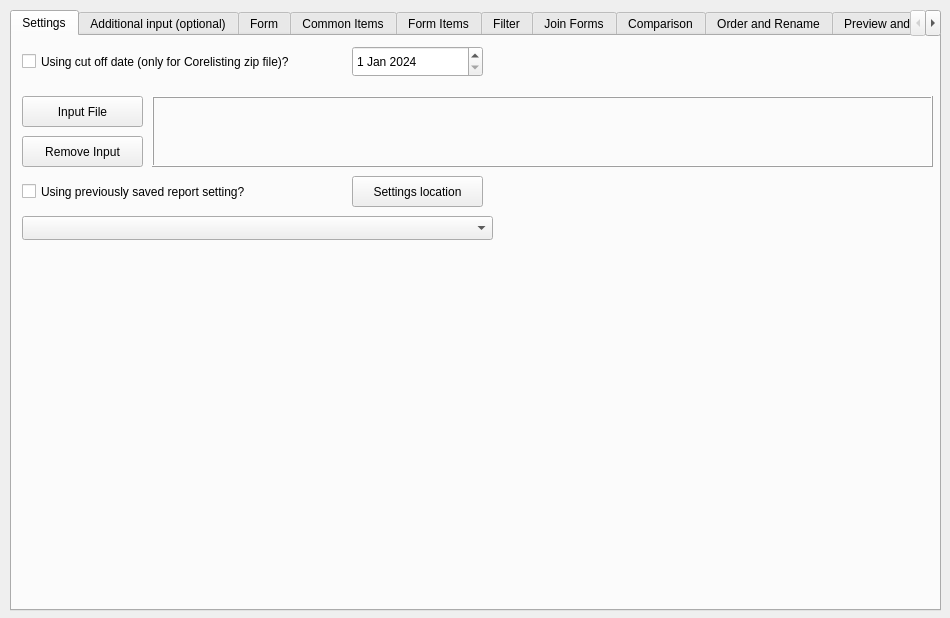
<?xml version="1.0" encoding="UTF-8"?>
<ui version="4.0">
 <class>Widget</class>
 <widget class="QWidget" name="Widget">
  <property name="geometry">
   <rect>
    <x>0</x>
    <y>0</y>
    <width>950</width>
    <height>618</height>
   </rect>
  </property>
  <property name="sizePolicy">
   <sizepolicy hsizetype="Preferred" vsizetype="Preferred">
    <horstretch>0</horstretch>
    <verstretch>0</verstretch>
   </sizepolicy>
  </property>
  <property name="windowTitle">
   <string>Widget</string>
  </property>
  <widget class="QTabWidget" name="tabWidget">
   <property name="geometry">
    <rect>
     <x>10</x>
     <y>10</y>
     <width>931</width>
     <height>601</height>
    </rect>
   </property>
   <property name="sizePolicy">
    <sizepolicy hsizetype="MinimumExpanding" vsizetype="MinimumExpanding">
     <horstretch>0</horstretch>
     <verstretch>0</verstretch>
    </sizepolicy>
   </property>
   <property name="tabPosition">
    <enum>QTabWidget::TabPosition::North</enum>
   </property>
   <property name="tabShape">
    <enum>QTabWidget::TabShape::Rounded</enum>
   </property>
   <property name="currentIndex">
    <number>0</number>
   </property>
   <widget class="QWidget" name="tab_input">
    <attribute name="title">
     <string>Settings</string>
    </attribute>
    <widget class="QPushButton" name="pushButton_input_file">
     <property name="geometry">
      <rect>
       <x>10</x>
       <y>60</y>
       <width>121</width>
       <height>31</height>
      </rect>
     </property>
     <property name="text">
      <string>Input File</string>
     </property>
     <property name="icon">
      <iconset theme="QIcon::ThemeIcon::EditFind"/>
     </property>
    </widget>
    <widget class="QComboBox" name="comboBox_saved_setting">
     <property name="geometry">
      <rect>
       <x>10</x>
       <y>180</y>
       <width>471</width>
       <height>24</height>
      </rect>
     </property>
    </widget>
    <widget class="QCheckBox" name="checkBox_saved_setting">
     <property name="geometry">
      <rect>
       <x>10</x>
       <y>140</y>
       <width>271</width>
       <height>31</height>
      </rect>
     </property>
     <property name="text">
      <string>Using previously saved report setting?</string>
     </property>
    </widget>
    <widget class="QLabel" name="label_setting">
     <property name="geometry">
      <rect>
       <x>10</x>
       <y>230</y>
       <width>471</width>
       <height>111</height>
      </rect>
     </property>
     <property name="wordWrap">
      <bool>true</bool>
     </property>
    </widget>
    <widget class="QFrame" name="frame_2">
     <property name="geometry">
      <rect>
       <x>140</x>
       <y>60</y>
       <width>781</width>
       <height>71</height>
      </rect>
     </property>
     <property name="frameShape">
      <enum>QFrame::Shape::Box</enum>
     </property>
     <property name="frameShadow">
      <enum>QFrame::Shadow::Raised</enum>
     </property>
     <widget class="QLabel" name="label_input_file">
      <property name="geometry">
       <rect>
        <x>10</x>
        <y>0</y>
        <width>761</width>
        <height>71</height>
       </rect>
      </property>
      <property name="text">
       <string/>
      </property>
      <property name="alignment">
       <set>Qt::AlignmentFlag::AlignLeading|Qt::AlignmentFlag::AlignLeft|Qt::AlignmentFlag::AlignTop</set>
      </property>
      <property name="wordWrap">
       <bool>true</bool>
      </property>
     </widget>
    </widget>
    <widget class="QPushButton" name="pushButton_setting_location">
     <property name="geometry">
      <rect>
       <x>340</x>
       <y>140</y>
       <width>131</width>
       <height>31</height>
      </rect>
     </property>
     <property name="text">
      <string>Settings location</string>
     </property>
    </widget>
    <widget class="QDateEdit" name="cutoff_dateEdit">
     <property name="geometry">
      <rect>
       <x>340</x>
       <y>10</y>
       <width>131</width>
       <height>31</height>
      </rect>
     </property>
     <property name="dateTime">
      <datetime>
       <hour>20</hour>
       <minute>0</minute>
       <second>0</second>
       <year>2024</year>
       <month>1</month>
       <day>1</day>
      </datetime>
     </property>
    </widget>
    <widget class="QCheckBox" name="cutoff_checkBox">
     <property name="geometry">
      <rect>
       <x>10</x>
       <y>10</y>
       <width>321</width>
       <height>31</height>
      </rect>
     </property>
     <property name="text">
      <string>Using cut off date (only for Corelisting zip file)?</string>
     </property>
    </widget>
    <widget class="QPushButton" name="pushButton_remove_input">
     <property name="geometry">
      <rect>
       <x>10</x>
       <y>100</y>
       <width>121</width>
       <height>31</height>
      </rect>
     </property>
     <property name="text">
      <string>Remove Input</string>
     </property>
    </widget>
   </widget>
   <widget class="QWidget" name="tab_additional_input">
    <attribute name="title">
     <string>Additional input (optional)</string>
    </attribute>
    <widget class="QPushButton" name="pushButton_additional_file_add">
     <property name="geometry">
      <rect>
       <x>10</x>
       <y>10</y>
       <width>121</width>
       <height>31</height>
      </rect>
     </property>
     <property name="text">
      <string>Input Files</string>
     </property>
    </widget>
    <widget class="QTableWidget" name="tableWidget_update_column_name">
     <property name="geometry">
      <rect>
       <x>10</x>
       <y>220</y>
       <width>911</width>
       <height>341</height>
      </rect>
     </property>
     <attribute name="horizontalHeaderCascadingSectionResizes">
      <bool>false</bool>
     </attribute>
     <attribute name="horizontalHeaderDefaultSectionSize">
      <number>400</number>
     </attribute>
     <attribute name="horizontalHeaderStretchLastSection">
      <bool>true</bool>
     </attribute>
     <column>
      <property name="text">
       <string>Original Item Name</string>
      </property>
     </column>
     <column>
      <property name="text">
       <string>New Item Name</string>
      </property>
     </column>
    </widget>
    <widget class="QTableWidget" name="tableWidget_update_form_name">
     <property name="geometry">
      <rect>
       <x>10</x>
       <y>120</y>
       <width>911</width>
       <height>91</height>
      </rect>
     </property>
     <attribute name="horizontalHeaderCascadingSectionResizes">
      <bool>false</bool>
     </attribute>
     <attribute name="horizontalHeaderDefaultSectionSize">
      <number>400</number>
     </attribute>
     <attribute name="horizontalHeaderStretchLastSection">
      <bool>true</bool>
     </attribute>
     <column>
      <property name="text">
       <string>File Name</string>
      </property>
     </column>
     <column>
      <property name="text">
       <string>Updated Form Name</string>
      </property>
     </column>
    </widget>
    <widget class="QListWidget" name="listWidget_additional_file">
     <property name="geometry">
      <rect>
       <x>140</x>
       <y>10</y>
       <width>601</width>
       <height>101</height>
      </rect>
     </property>
    </widget>
    <widget class="QPushButton" name="pushButton_additional_file_remove">
     <property name="geometry">
      <rect>
       <x>10</x>
       <y>80</y>
       <width>121</width>
       <height>31</height>
      </rect>
     </property>
     <property name="text">
      <string>Remove Input Files</string>
     </property>
    </widget>
    <widget class="QPushButton" name="pushButton_additional_file_add_2">
     <property name="geometry">
      <rect>
       <x>760</x>
       <y>30</y>
       <width>131</width>
       <height>51</height>
      </rect>
     </property>
     <property name="text">
      <string>Add Forms</string>
     </property>
    </widget>
   </widget>
   <widget class="QWidget" name="tab_forms">
    <attribute name="title">
     <string>Form</string>
    </attribute>
    <widget class="QListWidget" name="listWidget_form_available">
     <property name="geometry">
      <rect>
       <x>10</x>
       <y>60</y>
       <width>300</width>
       <height>501</height>
      </rect>
     </property>
     <property name="verticalScrollBarPolicy">
      <enum>Qt::ScrollBarPolicy::ScrollBarAlwaysOn</enum>
     </property>
    </widget>
    <widget class="QListWidget" name="listWidget_form_selected">
     <property name="geometry">
      <rect>
       <x>620</x>
       <y>60</y>
       <width>300</width>
       <height>501</height>
      </rect>
     </property>
     <property name="verticalScrollBarPolicy">
      <enum>Qt::ScrollBarPolicy::ScrollBarAlwaysOn</enum>
     </property>
    </widget>
    <widget class="QPushButton" name="pushButton_select_form">
     <property name="geometry">
      <rect>
       <x>400</x>
       <y>190</y>
       <width>131</width>
       <height>24</height>
      </rect>
     </property>
     <property name="text">
      <string>Select Form</string>
     </property>
     <property name="icon">
      <iconset theme="QIcon::ThemeIcon::ListAdd"/>
     </property>
    </widget>
    <widget class="QPushButton" name="pushButton_remove_form">
     <property name="geometry">
      <rect>
       <x>400</x>
       <y>270</y>
       <width>131</width>
       <height>24</height>
      </rect>
     </property>
     <property name="text">
      <string>Remove Form</string>
     </property>
     <property name="icon">
      <iconset theme="QIcon::ThemeIcon::ListRemove"/>
     </property>
    </widget>
    <widget class="QPushButton" name="pushButton_select_all_form">
     <property name="geometry">
      <rect>
       <x>400</x>
       <y>350</y>
       <width>131</width>
       <height>24</height>
      </rect>
     </property>
     <property name="text">
      <string>Select All</string>
     </property>
     <property name="icon">
      <iconset theme="QIcon::ThemeIcon::MediaSeekForward"/>
     </property>
    </widget>
    <widget class="QPushButton" name="pushButton_remove_all_form">
     <property name="geometry">
      <rect>
       <x>400</x>
       <y>430</y>
       <width>131</width>
       <height>24</height>
      </rect>
     </property>
     <property name="text">
      <string>Remove All</string>
     </property>
     <property name="icon">
      <iconset theme="QIcon::ThemeIcon::MediaSeekBackward"/>
     </property>
    </widget>
    <widget class="QLabel" name="label_10">
     <property name="geometry">
      <rect>
       <x>10</x>
       <y>0</y>
       <width>301</width>
       <height>31</height>
      </rect>
     </property>
     <property name="text">
      <string>Available Forms for selection</string>
     </property>
     <property name="alignment">
      <set>Qt::AlignmentFlag::AlignCenter</set>
     </property>
    </widget>
    <widget class="QLabel" name="label_11">
     <property name="geometry">
      <rect>
       <x>620</x>
       <y>0</y>
       <width>301</width>
       <height>31</height>
      </rect>
     </property>
     <property name="text">
      <string>Selected Forms</string>
     </property>
     <property name="alignment">
      <set>Qt::AlignmentFlag::AlignCenter</set>
     </property>
    </widget>
    <widget class="QLineEdit" name="lineEdit_form_search">
     <property name="geometry">
      <rect>
       <x>10</x>
       <y>30</y>
       <width>301</width>
       <height>24</height>
      </rect>
     </property>
    </widget>
   </widget>
   <widget class="QWidget" name="tab_common_items">
    <attribute name="title">
     <string>Common Items</string>
    </attribute>
    <widget class="QListWidget" name="listWidget_common_item_available">
     <property name="geometry">
      <rect>
       <x>10</x>
       <y>60</y>
       <width>300</width>
       <height>501</height>
      </rect>
     </property>
     <property name="verticalScrollBarPolicy">
      <enum>Qt::ScrollBarPolicy::ScrollBarAlwaysOn</enum>
     </property>
    </widget>
    <widget class="QListWidget" name="listWidget_common_item_selected">
     <property name="geometry">
      <rect>
       <x>620</x>
       <y>60</y>
       <width>300</width>
       <height>501</height>
      </rect>
     </property>
     <property name="verticalScrollBarPolicy">
      <enum>Qt::ScrollBarPolicy::ScrollBarAlwaysOn</enum>
     </property>
    </widget>
    <widget class="QLabel" name="label_31">
     <property name="geometry">
      <rect>
       <x>10</x>
       <y>0</y>
       <width>301</width>
       <height>31</height>
      </rect>
     </property>
     <property name="text">
      <string>Available Items for selection</string>
     </property>
     <property name="alignment">
      <set>Qt::AlignmentFlag::AlignCenter</set>
     </property>
    </widget>
    <widget class="QLabel" name="label_34">
     <property name="geometry">
      <rect>
       <x>620</x>
       <y>0</y>
       <width>301</width>
       <height>31</height>
      </rect>
     </property>
     <property name="text">
      <string>Selected Items</string>
     </property>
     <property name="alignment">
      <set>Qt::AlignmentFlag::AlignCenter</set>
     </property>
    </widget>
    <widget class="QPushButton" name="pushButton_select_common_item">
     <property name="geometry">
      <rect>
       <x>400</x>
       <y>190</y>
       <width>131</width>
       <height>24</height>
      </rect>
     </property>
     <property name="text">
      <string>Select Item</string>
     </property>
     <property name="icon">
      <iconset theme="QIcon::ThemeIcon::ListAdd"/>
     </property>
    </widget>
    <widget class="QPushButton" name="pushButton_select_all_common_item">
     <property name="geometry">
      <rect>
       <x>400</x>
       <y>350</y>
       <width>131</width>
       <height>24</height>
      </rect>
     </property>
     <property name="text">
      <string>Select All</string>
     </property>
     <property name="icon">
      <iconset theme="QIcon::ThemeIcon::MediaSeekForward"/>
     </property>
    </widget>
    <widget class="QPushButton" name="pushButton_remove_all_common_item">
     <property name="geometry">
      <rect>
       <x>400</x>
       <y>430</y>
       <width>131</width>
       <height>24</height>
      </rect>
     </property>
     <property name="text">
      <string>Remove All</string>
     </property>
     <property name="icon">
      <iconset theme="QIcon::ThemeIcon::MediaSeekBackward"/>
     </property>
    </widget>
    <widget class="QPushButton" name="pushButton_remove_common_item">
     <property name="geometry">
      <rect>
       <x>400</x>
       <y>270</y>
       <width>131</width>
       <height>24</height>
      </rect>
     </property>
     <property name="text">
      <string>Remove Item</string>
     </property>
     <property name="icon">
      <iconset theme="QIcon::ThemeIcon::ListRemove"/>
     </property>
    </widget>
    <widget class="QLineEdit" name="lineEdit_common_item_search">
     <property name="geometry">
      <rect>
       <x>10</x>
       <y>30</y>
       <width>301</width>
       <height>24</height>
      </rect>
     </property>
    </widget>
   </widget>
   <widget class="QWidget" name="tab_form_items">
    <attribute name="title">
     <string>Form Items</string>
    </attribute>
    <widget class="QListWidget" name="listWidget_form_item_available">
     <property name="geometry">
      <rect>
       <x>10</x>
       <y>60</y>
       <width>300</width>
       <height>501</height>
      </rect>
     </property>
     <property name="verticalScrollBarPolicy">
      <enum>Qt::ScrollBarPolicy::ScrollBarAlwaysOn</enum>
     </property>
    </widget>
    <widget class="QListWidget" name="listWidget_form_item_selected">
     <property name="geometry">
      <rect>
       <x>620</x>
       <y>60</y>
       <width>300</width>
       <height>501</height>
      </rect>
     </property>
     <property name="verticalScrollBarPolicy">
      <enum>Qt::ScrollBarPolicy::ScrollBarAlwaysOn</enum>
     </property>
    </widget>
    <widget class="QLabel" name="label_12">
     <property name="geometry">
      <rect>
       <x>10</x>
       <y>0</y>
       <width>301</width>
       <height>31</height>
      </rect>
     </property>
     <property name="text">
      <string>Available Items for selection</string>
     </property>
     <property name="alignment">
      <set>Qt::AlignmentFlag::AlignCenter</set>
     </property>
    </widget>
    <widget class="QLabel" name="label_13">
     <property name="geometry">
      <rect>
       <x>620</x>
       <y>0</y>
       <width>301</width>
       <height>31</height>
      </rect>
     </property>
     <property name="text">
      <string>Selected Items</string>
     </property>
     <property name="alignment">
      <set>Qt::AlignmentFlag::AlignCenter</set>
     </property>
    </widget>
    <widget class="QPushButton" name="pushButton_select_form_item">
     <property name="geometry">
      <rect>
       <x>400</x>
       <y>190</y>
       <width>131</width>
       <height>24</height>
      </rect>
     </property>
     <property name="text">
      <string>Select Item</string>
     </property>
     <property name="icon">
      <iconset theme="QIcon::ThemeIcon::ListAdd"/>
     </property>
    </widget>
    <widget class="QPushButton" name="pushButton_remove_form_item">
     <property name="geometry">
      <rect>
       <x>400</x>
       <y>270</y>
       <width>131</width>
       <height>24</height>
      </rect>
     </property>
     <property name="text">
      <string>Remove Item</string>
     </property>
     <property name="icon">
      <iconset theme="QIcon::ThemeIcon::ListRemove"/>
     </property>
    </widget>
    <widget class="QPushButton" name="pushButton_select_all_form_item">
     <property name="geometry">
      <rect>
       <x>400</x>
       <y>350</y>
       <width>131</width>
       <height>24</height>
      </rect>
     </property>
     <property name="text">
      <string>Select All</string>
     </property>
     <property name="icon">
      <iconset theme="QIcon::ThemeIcon::MediaSeekForward"/>
     </property>
    </widget>
    <widget class="QPushButton" name="pushButton_remove_all_form_item">
     <property name="geometry">
      <rect>
       <x>400</x>
       <y>430</y>
       <width>131</width>
       <height>24</height>
      </rect>
     </property>
     <property name="text">
      <string>Remove All</string>
     </property>
     <property name="icon">
      <iconset theme="QIcon::ThemeIcon::MediaSeekBackward"/>
     </property>
    </widget>
    <widget class="QLineEdit" name="lineEdit_form_item_search">
     <property name="geometry">
      <rect>
       <x>10</x>
       <y>30</y>
       <width>301</width>
       <height>24</height>
      </rect>
     </property>
    </widget>
   </widget>
   <widget class="QWidget" name="tab_static_filter">
    <attribute name="title">
     <string>Filter</string>
    </attribute>
    <widget class="QTableWidget" name="tableWidget_static_filter">
     <property name="geometry">
      <rect>
       <x>10</x>
       <y>10</y>
       <width>911</width>
       <height>511</height>
      </rect>
     </property>
     <attribute name="horizontalHeaderDefaultSectionSize">
      <number>295</number>
     </attribute>
     <column>
      <property name="text">
       <string>Item Name</string>
      </property>
     </column>
     <column>
      <property name="text">
       <string>Operator</string>
      </property>
     </column>
     <column>
      <property name="text">
       <string>Value</string>
      </property>
     </column>
    </widget>
    <widget class="QPushButton" name="pushButton_static_filter_remove">
     <property name="geometry">
      <rect>
       <x>790</x>
       <y>530</y>
       <width>131</width>
       <height>31</height>
      </rect>
     </property>
     <property name="text">
      <string>Remove Item</string>
     </property>
     <property name="icon">
      <iconset theme="QIcon::ThemeIcon::ListRemove"/>
     </property>
    </widget>
    <widget class="QPushButton" name="pushButton_static_filter_add">
     <property name="geometry">
      <rect>
       <x>10</x>
       <y>530</y>
       <width>131</width>
       <height>31</height>
      </rect>
     </property>
     <property name="text">
      <string>Add New Item</string>
     </property>
     <property name="icon">
      <iconset theme="QIcon::ThemeIcon::ListAdd"/>
     </property>
    </widget>
   </widget>
   <widget class="QWidget" name="tab_join">
    <attribute name="title">
     <string>Join Forms</string>
    </attribute>
    <widget class="QTableWidget" name="tableWidget_join">
     <property name="geometry">
      <rect>
       <x>10</x>
       <y>10</y>
       <width>911</width>
       <height>551</height>
      </rect>
     </property>
     <attribute name="horizontalHeaderMinimumSectionSize">
      <number>36</number>
     </attribute>
     <attribute name="horizontalHeaderDefaultSectionSize">
      <number>145</number>
     </attribute>
     <attribute name="verticalHeaderDefaultSectionSize">
      <number>30</number>
     </attribute>
     <column>
      <property name="text">
       <string>Form Name</string>
      </property>
     </column>
     <column>
      <property name="text">
       <string>Item 1</string>
      </property>
     </column>
     <column>
      <property name="text">
       <string>Item 2</string>
      </property>
     </column>
     <column>
      <property name="text">
       <string>Item 3</string>
      </property>
     </column>
     <column>
      <property name="text">
       <string>Join Order</string>
      </property>
     </column>
     <column>
      <property name="text">
       <string>Join Type</string>
      </property>
     </column>
    </widget>
   </widget>
   <widget class="QWidget" name="tab_dynamic_filter">
    <attribute name="title">
     <string>Comparison</string>
    </attribute>
    <widget class="QTableWidget" name="tableWidget_dynamic_filter">
     <property name="geometry">
      <rect>
       <x>10</x>
       <y>10</y>
       <width>911</width>
       <height>511</height>
      </rect>
     </property>
     <attribute name="horizontalHeaderDefaultSectionSize">
      <number>290</number>
     </attribute>
     <column>
      <property name="text">
       <string>Item 1</string>
      </property>
     </column>
     <column>
      <property name="text">
       <string>Operator</string>
      </property>
     </column>
     <column>
      <property name="text">
       <string>Item 2</string>
      </property>
     </column>
    </widget>
    <widget class="QPushButton" name="pushButton_dynamic_filter_add">
     <property name="geometry">
      <rect>
       <x>10</x>
       <y>530</y>
       <width>131</width>
       <height>31</height>
      </rect>
     </property>
     <property name="text">
      <string>Add New Item</string>
     </property>
     <property name="icon">
      <iconset theme="QIcon::ThemeIcon::ListAdd"/>
     </property>
    </widget>
    <widget class="QPushButton" name="pushButton_dynamic_filter_remove">
     <property name="geometry">
      <rect>
       <x>790</x>
       <y>530</y>
       <width>131</width>
       <height>31</height>
      </rect>
     </property>
     <property name="text">
      <string>Remove Item</string>
     </property>
     <property name="icon">
      <iconset theme="QIcon::ThemeIcon::ListRemove"/>
     </property>
    </widget>
   </widget>
   <widget class="QWidget" name="tab_rename_order">
    <attribute name="title">
     <string>Order and Rename</string>
    </attribute>
    <widget class="QTableWidget" name="tableWidget_rename">
     <property name="geometry">
      <rect>
       <x>90</x>
       <y>70</y>
       <width>831</width>
       <height>491</height>
      </rect>
     </property>
     <attribute name="horizontalHeaderDefaultSectionSize">
      <number>415</number>
     </attribute>
     <column>
      <property name="text">
       <string>Original Item Name</string>
      </property>
     </column>
     <column>
      <property name="text">
       <string>New Item Name</string>
      </property>
     </column>
    </widget>
    <widget class="QPushButton" name="pushButton_order_top">
     <property name="geometry">
      <rect>
       <x>10</x>
       <y>110</y>
       <width>71</width>
       <height>41</height>
      </rect>
     </property>
     <property name="text">
      <string>Top</string>
     </property>
    </widget>
    <widget class="QPushButton" name="pushButton_order_up">
     <property name="geometry">
      <rect>
       <x>10</x>
       <y>160</y>
       <width>71</width>
       <height>41</height>
      </rect>
     </property>
     <property name="text">
      <string>Up</string>
     </property>
    </widget>
    <widget class="QPushButton" name="pushButton_order_down">
     <property name="geometry">
      <rect>
       <x>10</x>
       <y>360</y>
       <width>71</width>
       <height>41</height>
      </rect>
     </property>
     <property name="text">
      <string>Down</string>
     </property>
    </widget>
    <widget class="QPushButton" name="pushButton_order_bottom">
     <property name="geometry">
      <rect>
       <x>10</x>
       <y>420</y>
       <width>71</width>
       <height>41</height>
      </rect>
     </property>
     <property name="text">
      <string>Bottom</string>
     </property>
    </widget>
    <widget class="QLabel" name="label_3">
     <property name="geometry">
      <rect>
       <x>80</x>
       <y>0</y>
       <width>841</width>
       <height>31</height>
      </rect>
     </property>
     <property name="text">
      <string>Column Order and Rename</string>
     </property>
     <property name="alignment">
      <set>Qt::AlignmentFlag::AlignCenter</set>
     </property>
    </widget>
    <widget class="QLineEdit" name="lineEdit_order_search">
     <property name="geometry">
      <rect>
       <x>90</x>
       <y>40</y>
       <width>411</width>
       <height>24</height>
      </rect>
     </property>
     <property name="placeholderText">
      <string>Original item name</string>
     </property>
    </widget>
    <widget class="QLabel" name="label_search">
     <property name="geometry">
      <rect>
       <x>10</x>
       <y>41</y>
       <width>71</width>
       <height>20</height>
      </rect>
     </property>
     <property name="text">
      <string>Search</string>
     </property>
     <property name="alignment">
      <set>Qt::AlignmentFlag::AlignCenter</set>
     </property>
    </widget>
    <widget class="QLabel" name="label_search_result">
     <property name="geometry">
      <rect>
       <x>510</x>
       <y>40</y>
       <width>211</width>
       <height>21</height>
      </rect>
     </property>
     <property name="text">
      <string/>
     </property>
    </widget>
    <widget class="QPushButton" name="pushButton_select_all">
     <property name="geometry">
      <rect>
       <x>819</x>
       <y>40</y>
       <width>101</width>
       <height>24</height>
      </rect>
     </property>
     <property name="text">
      <string>Select All Match</string>
     </property>
    </widget>
    <widget class="QPushButton" name="pushButton_select_next">
     <property name="geometry">
      <rect>
       <x>730</x>
       <y>40</y>
       <width>80</width>
       <height>24</height>
      </rect>
     </property>
     <property name="text">
      <string>Next Match</string>
     </property>
    </widget>
   </widget>
   <widget class="QWidget" name="tab_preview_run">
    <attribute name="title">
     <string>Preview and Save</string>
    </attribute>
    <widget class="QPushButton" name="pushButton_save_setting">
     <property name="geometry">
      <rect>
       <x>500</x>
       <y>510</y>
       <width>131</width>
       <height>51</height>
      </rect>
     </property>
     <property name="text">
      <string>Save Setting</string>
     </property>
     <property name="icon">
      <iconset theme="QIcon::ThemeIcon::DocumentSend"/>
     </property>
    </widget>
    <widget class="QCheckBox" name="checkBox_save_current_setting">
     <property name="geometry">
      <rect>
       <x>10</x>
       <y>490</y>
       <width>211</width>
       <height>22</height>
      </rect>
     </property>
     <property name="text">
      <string>Save the current setting?</string>
     </property>
    </widget>
    <widget class="QLineEdit" name="lineEdit_setting_name">
     <property name="geometry">
      <rect>
       <x>10</x>
       <y>540</y>
       <width>431</width>
       <height>24</height>
      </rect>
     </property>
    </widget>
    <widget class="QLabel" name="label_14">
     <property name="geometry">
      <rect>
       <x>10</x>
       <y>520</y>
       <width>101</width>
       <height>16</height>
      </rect>
     </property>
     <property name="text">
      <string>Setting name</string>
     </property>
    </widget>
    <widget class="QLabel" name="label_save_confirmation">
     <property name="geometry">
      <rect>
       <x>640</x>
       <y>500</y>
       <width>281</width>
       <height>61</height>
      </rect>
     </property>
     <property name="text">
      <string>Confirmation:</string>
     </property>
     <property name="wordWrap">
      <bool>true</bool>
     </property>
    </widget>
    <widget class="QTableView" name="tableView_preview">
     <property name="geometry">
      <rect>
       <x>10</x>
       <y>10</y>
       <width>911</width>
       <height>371</height>
      </rect>
     </property>
    </widget>
    <widget class="QPushButton" name="pushButton_output_folder">
     <property name="geometry">
      <rect>
       <x>10</x>
       <y>390</y>
       <width>121</width>
       <height>21</height>
      </rect>
     </property>
     <property name="text">
      <string>Output Folder</string>
     </property>
     <property name="icon">
      <iconset theme="QIcon::ThemeIcon::DocumentSave"/>
     </property>
    </widget>
    <widget class="QLineEdit" name="lineEdit_file_name">
     <property name="geometry">
      <rect>
       <x>10</x>
       <y>440</y>
       <width>431</width>
       <height>24</height>
      </rect>
     </property>
     <property name="text">
      <string/>
     </property>
     <property name="placeholderText">
      <string extracomment="Enter file name here"/>
     </property>
    </widget>
    <widget class="QLabel" name="label_2">
     <property name="geometry">
      <rect>
       <x>10</x>
       <y>420</y>
       <width>191</width>
       <height>16</height>
      </rect>
     </property>
     <property name="text">
      <string>Output file name:</string>
     </property>
    </widget>
    <widget class="QPushButton" name="pushButton_output_setting">
     <property name="geometry">
      <rect>
       <x>220</x>
       <y>490</y>
       <width>121</width>
       <height>21</height>
      </rect>
     </property>
     <property name="text">
      <string>Setting Folder</string>
     </property>
     <property name="icon">
      <iconset theme="QIcon::ThemeIcon::DocumentSave"/>
     </property>
     <property name="default">
      <bool>false</bool>
     </property>
    </widget>
    <widget class="QPushButton" name="pushButton_run">
     <property name="geometry">
      <rect>
       <x>500</x>
       <y>410</y>
       <width>131</width>
       <height>51</height>
      </rect>
     </property>
     <property name="text">
      <string>Save Output</string>
     </property>
     <property name="icon">
      <iconset theme="QIcon::ThemeIcon::DocumentSend"/>
     </property>
    </widget>
    <widget class="QLabel" name="label_run_confirmation">
     <property name="geometry">
      <rect>
       <x>640</x>
       <y>400</y>
       <width>281</width>
       <height>61</height>
      </rect>
     </property>
     <property name="text">
      <string>Confirmation:</string>
     </property>
     <property name="wordWrap">
      <bool>true</bool>
     </property>
    </widget>
    <widget class="Line" name="line_2">
     <property name="geometry">
      <rect>
       <x>10</x>
       <y>465</y>
       <width>911</width>
       <height>31</height>
      </rect>
     </property>
     <property name="orientation">
      <enum>Qt::Orientation::Horizontal</enum>
     </property>
    </widget>
   </widget>
  </widget>
 </widget>
 <resources/>
 <connections/>
</ui>
